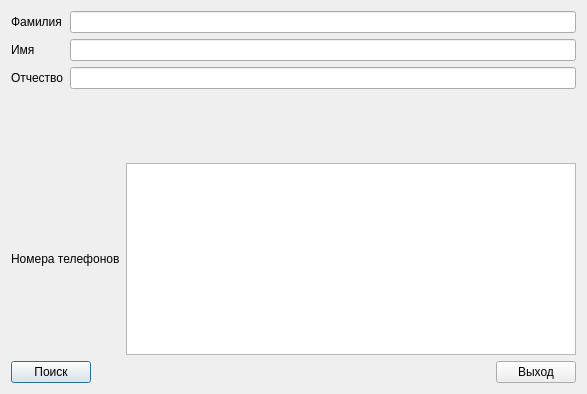
<?xml version="1.0" encoding="UTF-8"?>
<ui version="4.0">
 <class>Search</class>
 <widget class="QDialog" name="Search">
  <property name="geometry">
   <rect>
    <x>0</x>
    <y>0</y>
    <width>587</width>
    <height>394</height>
   </rect>
  </property>
  <property name="windowTitle">
   <string>Dialog</string>
  </property>
  <layout class="QVBoxLayout" name="verticalLayout_4">
   <item>
    <layout class="QVBoxLayout" name="verticalLayout_3">
     <item>
      <layout class="QHBoxLayout" name="horizontalLayout_2">
       <item>
        <layout class="QVBoxLayout" name="verticalLayout_2">
         <item>
          <widget class="QLabel" name="label">
           <property name="text">
            <string>Фамилия</string>
           </property>
          </widget>
         </item>
         <item>
          <widget class="QLabel" name="label_2">
           <property name="text">
            <string>Имя</string>
           </property>
          </widget>
         </item>
         <item>
          <widget class="QLabel" name="label_3">
           <property name="text">
            <string>Отчество</string>
           </property>
          </widget>
         </item>
        </layout>
       </item>
       <item>
        <layout class="QVBoxLayout" name="verticalLayout">
         <item>
          <widget class="QLineEdit" name="lineEdit_fam"/>
         </item>
         <item>
          <widget class="QLineEdit" name="lineEdit_name"/>
         </item>
         <item>
          <widget class="QLineEdit" name="lineEdit_futh"/>
         </item>
        </layout>
       </item>
      </layout>
     </item>
     <item>
      <spacer name="verticalSpacer">
       <property name="orientation">
        <enum>Qt::Vertical</enum>
       </property>
       <property name="sizeHint" stdset="0">
        <size>
         <width>20</width>
         <height>40</height>
        </size>
       </property>
      </spacer>
     </item>
     <item>
      <layout class="QHBoxLayout" name="horizontalLayout">
       <item>
        <widget class="QLabel" name="label_4">
         <property name="text">
          <string>Номера телефонов</string>
         </property>
        </widget>
       </item>
       <item>
        <widget class="QTextEdit" name="textEdit"/>
       </item>
      </layout>
     </item>
    </layout>
   </item>
   <item>
    <layout class="QHBoxLayout" name="horizontalLayout_3">
     <item>
      <widget class="QPushButton" name="pushButton">
       <property name="text">
        <string>Поиск</string>
       </property>
      </widget>
     </item>
     <item>
      <spacer name="horizontalSpacer">
       <property name="orientation">
        <enum>Qt::Horizontal</enum>
       </property>
       <property name="sizeHint" stdset="0">
        <size>
         <width>40</width>
         <height>20</height>
        </size>
       </property>
      </spacer>
     </item>
     <item>
      <widget class="QPushButton" name="pushButton_2">
       <property name="text">
        <string>Выход</string>
       </property>
      </widget>
     </item>
    </layout>
   </item>
  </layout>
 </widget>
 <resources/>
 <connections>
  <connection>
   <sender>pushButton_2</sender>
   <signal>clicked()</signal>
   <receiver>Search</receiver>
   <slot>Close()</slot>
   <hints>
    <hint type="sourcelabel">
     <x>506</x>
     <y>372</y>
    </hint>
    <hint type="destinationlabel">
     <x>449</x>
     <y>365</y>
    </hint>
   </hints>
  </connection>
  <connection>
   <sender>pushButton</sender>
   <signal>clicked()</signal>
   <receiver>Search</receiver>
   <slot>Search_func()</slot>
   <hints>
    <hint type="sourcelabel">
     <x>72</x>
     <y>375</y>
    </hint>
    <hint type="destinationlabel">
     <x>110</x>
     <y>365</y>
    </hint>
   </hints>
  </connection>
 </connections>
 <slots>
  <slot>Close()</slot>
  <slot>Search_func()</slot>
 </slots>
</ui>
